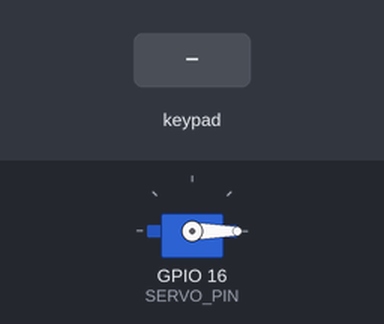
Bench run of a sketch on a simulated ESP32. On the bench: servo. The inputs (shaded band) are chosen by the test bench. What the sketch prints to the serial monitor is not drawn.

Above: at 3.0 s.
3.1 s: keypad keys 2 2 2 0 6 0 5 1 # pressed 0.4 s apart
At 6.36 s:
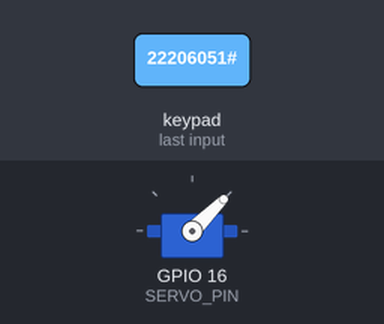
At 8.16 s:
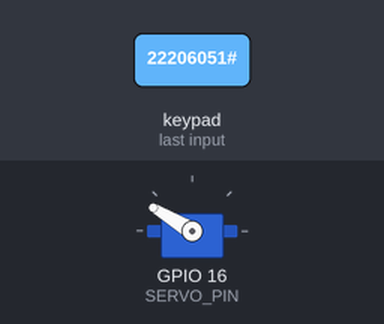
9.7 s: key '*' pressed
12.7 s: key '#' pressed
15.7 s: keypad keys 2 2 2 0 6 0 5 1 A pressed 0.4 s apart
At 21.4 s:
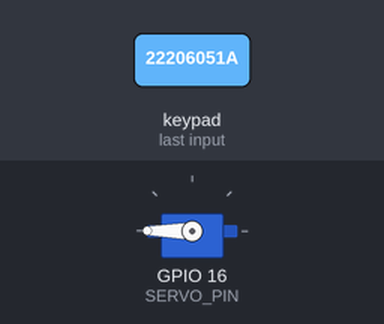
23.4 s: keypad keys 2 2 2 0 6 0 5 1 D pressed 0.4 s apart
Timing chart, 0 to 29.5 s (numbered marks = the images above; inputs shaded):
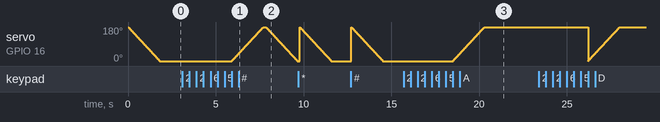

The sketch:

Keypad_Servo.ino
```cpp
/*
==========================================================
 Wemos D1 ESP32 + Servo Motor + Keypad 4x4
 Password : 159

 * hoặc # : Đóng cửa
 159       : Mở cửa
==========================================================
*/

#include <Keypad.h>
#include <ESP32Servo.h>

/*=========================================================
  KEYPAD
=========================================================*/

// Sơ đồ phím
const byte ROWS = 4;
const byte COLS = 4;

char keys[ROWS][COLS] =
{
  {'1','2','3','A'},
  {'4','5','6','B'},
  {'7','8','9','C'},
  {'*','0','#','D'}
};

// Theo sơ đồ đấu dây

// R1 -> IO13
// R2 -> IO12
// R3 -> IO14
// R4 -> IO27

byte rowPins[COLS] = {13, 12, 14, 27};

// C1 -> IO5
// C2 -> IO23
// C3 -> IO19
// C4 -> IO18

byte colPins[ROWS] = {5, 23, 19, 18};

Keypad keypad = Keypad(makeKeymap(keys),
                       rowPins,
                       colPins,
                       ROWS,
                       COLS);

/*=========================================================
  SERVO
=========================================================*/

#define SERVO_PIN 16

Servo myServo;

// Góc đóng
const int CLOSE_ANGLE = 0;

// Góc mở
const int OPEN_ANGLE = 180;

/*=========================================================
  PASSWORD
=========================================================*/

String password = "22206051";
int position = 0;

/*=========================================================
  SETUP
=========================================================*/

void setup()
{
  Serial.begin(115200);

  initServo();

  Serial.println();
  Serial.println("===== Door Lock =====");
  Serial.println("Password : 22206051");
  Serial.println("* hoặc # : Close");
}

/*=========================================================
  LOOP
=========================================================*/

void loop()
{
  char key = keypad.getKey();

  if (key)
  {
    Serial.print("Key: ");
    Serial.println(key);

    // Nhấn * hoặc # để đóng Servo
    if (key == '*' || key == '#')
    {
      downServo();
      position = 0;
    }

    // Kiểm tra mật khẩu
    else if (key == password[position])
    {
      position++;

      if (position == password.length())
      {
        upServo();
        position = 0;
      }
    }

    // Sai mật khẩu
    else
    {
      Serial.println("Wrong Password!");
      position = 0;
    }

    delay(100);
  }
}

/*=========================================================
  SERVO FUNCTIONS
=========================================================*/

void initServo()
{
  myServo.setPeriodHertz(50);
  myServo.attach(SERVO_PIN, 500, 2400);

  downServo();

  Serial.println("Servo Ready");
}

void upServo()
{
  Serial.println("ACCESS GRANTED");
  Serial.println("OPEN DOOR");

  for (int angle = CLOSE_ANGLE; angle <= OPEN_ANGLE; angle++)
  {
    myServo.write(angle);
    delay(10);
  }
}

void downServo()
{
  Serial.println("CLOSE DOOR");

  for (int angle = OPEN_ANGLE; angle >= CLOSE_ANGLE; angle--)
  {
    myServo.write(angle);
    delay(10);
  }
}
```

Measured:
- after the input at 3.1 s, servo on GPIO 16 (SERVO_PIN): rises from 0° to 180° in 1.8 s, then falls to 0° in 1.9 s
- after the input at 15.7 s, servo on GPIO 16 (SERVO_PIN): moves from 0° to 180° over 1.8 s, starting after 2.8 s
